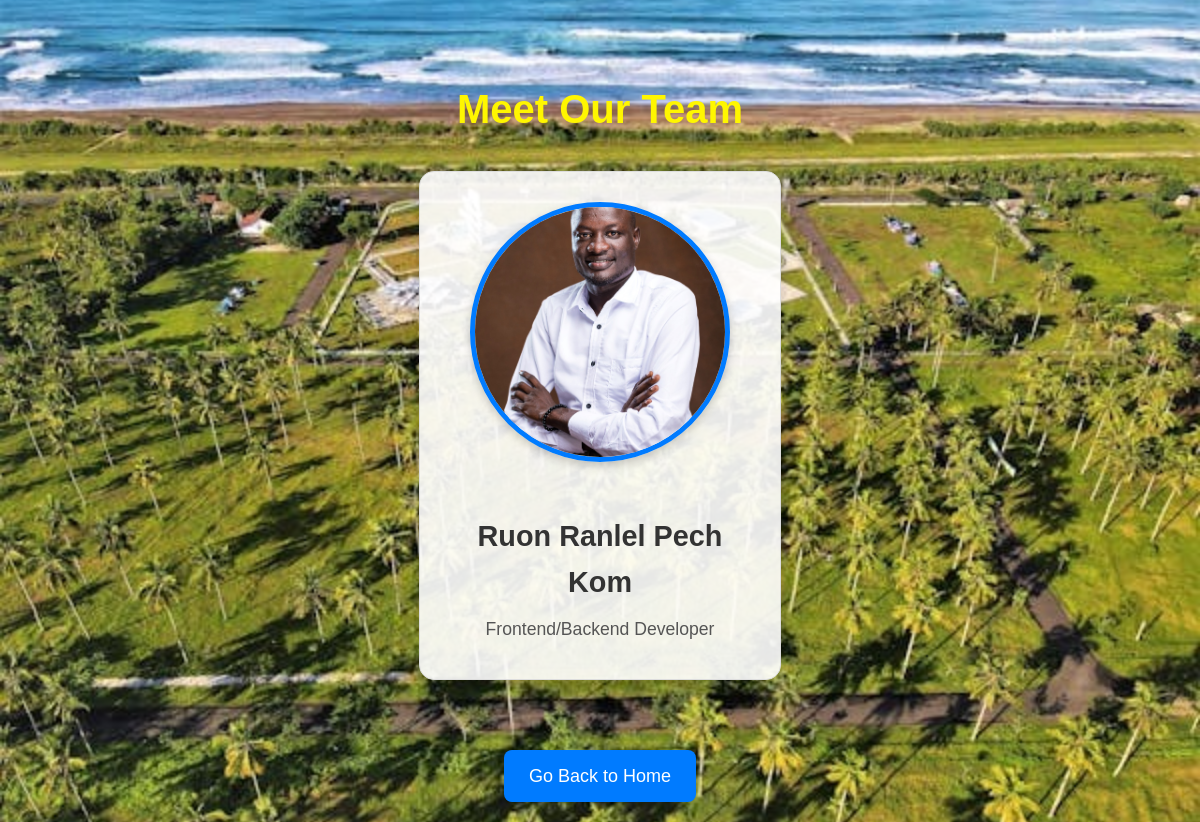
The page /view/team.php on the database its author committed.
### tables this page shows
CREATE TABLE IF NOT EXISTS team (
    id INT AUTO_INCREMENT PRIMARY KEY,
    name VARCHAR(255) NOT NULL,
    role VARCHAR(255) NOT NULL,
    image_path VARCHAR(255) NOT NULL
);

### view/team.php (the view, shortened to what this page needs)
<?php
include('../db/config.php');
$conn = new mysqli($servername, $username, $password, $dbname);
$sql = "SELECT name, role, image_path FROM team";
$result = $conn->query($sql);
?>
<!DOCTYPE html>
<html lang="en">
<head>
</head>
<body>
    <div class="team-section">
        <h1>Meet Our Team</h1>
        <div class="team-members">
            <?php
            if ($result->num_rows > 0) {
                while ($row = $result->fetch_assoc()) {
                    echo "<div class='member'>";
                    echo "<img src='" . $row['image_path'] . "' alt='" . $row['name'] . "'>";
                    echo "<h2>" . $row['name'] . "</h2>";
                    echo "<p>" . $row['role'] . "</p>";
                    echo "</div>";
                }
            } else {
                echo "<p>No team members available at the moment.</p>";
            }
            ?>
        </div>
    </div>
    <a href="index.php" class="go-back">Go Back to Home</a>
</body>
</html>

### view/team.php (style rules this page uses)
body { font-family: Arial, sans-serif; margin: 0; padding: 0; background-image: url('../assets/images/pexels-photo-12881020.jpg'); background-size: cover; background-repeat: no-repeat; background-position: center; background-attachment: fixed; color: #212529; line-height: 1.6; display: flex; flex-direction: column; align-items: center; min-height: 100vh; background-color: rgba#f4f0ec; background-blend-mode: lighten; }
.team-section { padding: 50px 20px; width: 100%; max-width: 800px; display: flex; flex-direction: column; align-items: center; }
.team-section h1 { margin-bottom: 30px; font-size: 2.5em; color: #fff600; text-align: center; }
.team-members { display: flex; justify-content: center; flex-wrap: wrap; gap: 20px; width: 100%; }
.member { background: rgba(255, 255, 255, 0.9); border: 1px solid #ddd; border-radius: 15px; padding: 30px; width: 300px; box-shadow: 0 6px 12px rgba(0, 0, 0, 0.15); text-align: center; transition: transform 0.3s ease; }
.member img { width: 250px; height: 250px; border-radius: 50%; object-fit: cover; margin-bottom: 20px; border: 5px solid #007BFF; box-shadow: 0 4px 10px rgba(0, 0, 0, 0.2); }
.member h2 { font-size: 1.8em; margin-bottom: 10px; color: #333; }
.member p { margin: 5px 0; font-size: 1.1em; color: #555; }
.go-back { display: inline-block; margin: 20px auto; padding: 12px 25px; background-color: #007BFF; color: #fff; text-decoration: none; border-radius: 8px; font-size: 18px; transition: all 0.3s ease; text-align: center; }

### rows shown on the page
team: image_path (picture), name "Ruon Ranlel Pech Kom", role "Frontend/Backend Developer"
